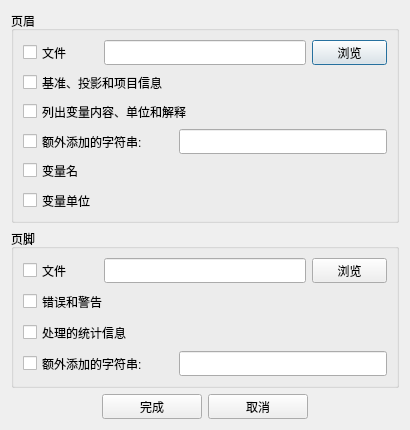
<?xml version="1.0" encoding="UTF-8"?>
<ui version="4.0">
 <class>HeaderFooterOptionsDialog</class>
 <widget class="QDialog" name="HeaderFooterOptionsDialog">
  <property name="geometry">
   <rect>
    <x>0</x>
    <y>0</y>
    <width>410</width>
    <height>430</height>
   </rect>
  </property>
  <property name="minimumSize">
   <size>
    <width>410</width>
    <height>430</height>
   </size>
  </property>
  <property name="maximumSize">
   <size>
    <width>16777215</width>
    <height>430</height>
   </size>
  </property>
  <property name="windowTitle">
   <string>页眉/页脚设置</string>
  </property>
  <layout class="QVBoxLayout" name="verticalLayout_3">
   <item>
    <widget class="QGroupBox" name="groupBox">
     <property name="title">
      <string>页眉</string>
     </property>
     <layout class="QVBoxLayout" name="verticalLayout">
      <item>
       <layout class="QHBoxLayout" name="horizontalLayout">
        <item>
         <widget class="QCheckBox" name="header_file_checkBox">
          <property name="minimumSize">
           <size>
            <width>75</width>
            <height>25</height>
           </size>
          </property>
          <property name="text">
           <string>文件</string>
          </property>
         </widget>
        </item>
        <item>
         <widget class="QLineEdit" name="header_file_lineEdit">
          <property name="minimumSize">
           <size>
            <width>200</width>
            <height>25</height>
           </size>
          </property>
          <property name="maximumSize">
           <size>
            <width>16777215</width>
            <height>25</height>
           </size>
          </property>
         </widget>
        </item>
        <item>
         <widget class="QPushButton" name="header_file_browse_pushButton">
          <property name="minimumSize">
           <size>
            <width>75</width>
            <height>25</height>
           </size>
          </property>
          <property name="maximumSize">
           <size>
            <width>75</width>
            <height>25</height>
           </size>
          </property>
          <property name="text">
           <string>浏览</string>
          </property>
         </widget>
        </item>
       </layout>
      </item>
      <item>
       <widget class="QCheckBox" name="header_info_checkBox">
        <property name="minimumSize">
         <size>
          <width>300</width>
          <height>25</height>
         </size>
        </property>
        <property name="maximumSize">
         <size>
          <width>300</width>
          <height>25</height>
         </size>
        </property>
        <property name="text">
         <string>基准、投影和项目信息</string>
        </property>
       </widget>
      </item>
      <item>
       <widget class="QCheckBox" name="variable_info_checkBox">
        <property name="minimumSize">
         <size>
          <width>300</width>
          <height>25</height>
         </size>
        </property>
        <property name="maximumSize">
         <size>
          <width>300</width>
          <height>25</height>
         </size>
        </property>
        <property name="text">
         <string>列出变量内容、单位和解释</string>
        </property>
       </widget>
      </item>
      <item>
       <layout class="QHBoxLayout" name="horizontalLayout_3">
        <item>
         <widget class="QCheckBox" name="header_string_checkBox">
          <property name="minimumSize">
           <size>
            <width>150</width>
            <height>25</height>
           </size>
          </property>
          <property name="maximumSize">
           <size>
            <width>150</width>
            <height>25</height>
           </size>
          </property>
          <property name="text">
           <string>额外添加的字符串:</string>
          </property>
         </widget>
        </item>
        <item>
         <widget class="QLineEdit" name="header_string_lineEdit">
          <property name="minimumSize">
           <size>
            <width>0</width>
            <height>25</height>
           </size>
          </property>
         </widget>
        </item>
       </layout>
      </item>
      <item>
       <widget class="QCheckBox" name="variable_title_checkBox">
        <property name="minimumSize">
         <size>
          <width>100</width>
          <height>25</height>
         </size>
        </property>
        <property name="maximumSize">
         <size>
          <width>100</width>
          <height>25</height>
         </size>
        </property>
        <property name="text">
         <string>变量名</string>
        </property>
       </widget>
      </item>
      <item>
       <widget class="QCheckBox" name="variable_unit_checkBox">
        <property name="minimumSize">
         <size>
          <width>100</width>
          <height>25</height>
         </size>
        </property>
        <property name="maximumSize">
         <size>
          <width>100</width>
          <height>25</height>
         </size>
        </property>
        <property name="text">
         <string>变量单位</string>
        </property>
       </widget>
      </item>
     </layout>
    </widget>
   </item>
   <item>
    <widget class="QGroupBox" name="groupBox_2">
     <property name="title">
      <string>页脚</string>
     </property>
     <layout class="QVBoxLayout" name="verticalLayout_2">
      <item>
       <layout class="QHBoxLayout" name="horizontalLayout_4">
        <item>
         <widget class="QCheckBox" name="footer_file_checkBox">
          <property name="minimumSize">
           <size>
            <width>75</width>
            <height>25</height>
           </size>
          </property>
          <property name="text">
           <string>文件</string>
          </property>
         </widget>
        </item>
        <item>
         <widget class="QLineEdit" name="footer_file_lineEdit">
          <property name="minimumSize">
           <size>
            <width>200</width>
            <height>25</height>
           </size>
          </property>
          <property name="maximumSize">
           <size>
            <width>16777215</width>
            <height>25</height>
           </size>
          </property>
         </widget>
        </item>
        <item>
         <widget class="QPushButton" name="footer_file_browse_pushButton">
          <property name="minimumSize">
           <size>
            <width>75</width>
            <height>25</height>
           </size>
          </property>
          <property name="maximumSize">
           <size>
            <width>75</width>
            <height>25</height>
           </size>
          </property>
          <property name="text">
           <string>浏览</string>
          </property>
         </widget>
        </item>
       </layout>
      </item>
      <item>
       <widget class="QCheckBox" name="error_and_warning_checkBox">
        <property name="minimumSize">
         <size>
          <width>200</width>
          <height>25</height>
         </size>
        </property>
        <property name="maximumSize">
         <size>
          <width>200</width>
          <height>25</height>
         </size>
        </property>
        <property name="text">
         <string>错误和警告</string>
        </property>
       </widget>
      </item>
      <item>
       <widget class="QCheckBox" name="processing_summary_info_checkBox">
        <property name="minimumSize">
         <size>
          <width>200</width>
          <height>25</height>
         </size>
        </property>
        <property name="maximumSize">
         <size>
          <width>200</width>
          <height>25</height>
         </size>
        </property>
        <property name="text">
         <string>处理的统计信息</string>
        </property>
       </widget>
      </item>
      <item>
       <layout class="QHBoxLayout" name="horizontalLayout_5">
        <item>
         <widget class="QCheckBox" name="footer_string_checkBox">
          <property name="minimumSize">
           <size>
            <width>150</width>
            <height>25</height>
           </size>
          </property>
          <property name="maximumSize">
           <size>
            <width>150</width>
            <height>25</height>
           </size>
          </property>
          <property name="text">
           <string>额外添加的字符串:</string>
          </property>
         </widget>
        </item>
        <item>
         <widget class="QLineEdit" name="footer_string_lineEdit">
          <property name="minimumSize">
           <size>
            <width>0</width>
            <height>25</height>
           </size>
          </property>
         </widget>
        </item>
       </layout>
      </item>
     </layout>
    </widget>
   </item>
   <item>
    <layout class="QHBoxLayout" name="horizontalLayout_6">
     <item>
      <spacer name="horizontalSpacer">
       <property name="orientation">
        <enum>Qt::Horizontal</enum>
       </property>
       <property name="sizeHint" stdset="0">
        <size>
         <width>40</width>
         <height>20</height>
        </size>
       </property>
      </spacer>
     </item>
     <item>
      <widget class="QPushButton" name="ok_pushButton">
       <property name="minimumSize">
        <size>
         <width>100</width>
         <height>25</height>
        </size>
       </property>
       <property name="maximumSize">
        <size>
         <width>100</width>
         <height>25</height>
        </size>
       </property>
       <property name="text">
        <string>完成</string>
       </property>
      </widget>
     </item>
     <item>
      <widget class="QPushButton" name="cancel_pushButton">
       <property name="minimumSize">
        <size>
         <width>100</width>
         <height>25</height>
        </size>
       </property>
       <property name="maximumSize">
        <size>
         <width>100</width>
         <height>25</height>
        </size>
       </property>
       <property name="text">
        <string>取消</string>
       </property>
      </widget>
     </item>
     <item>
      <spacer name="horizontalSpacer_2">
       <property name="orientation">
        <enum>Qt::Horizontal</enum>
       </property>
       <property name="sizeHint" stdset="0">
        <size>
         <width>40</width>
         <height>20</height>
        </size>
       </property>
      </spacer>
     </item>
    </layout>
   </item>
  </layout>
 </widget>
 <resources/>
 <connections/>
</ui>
